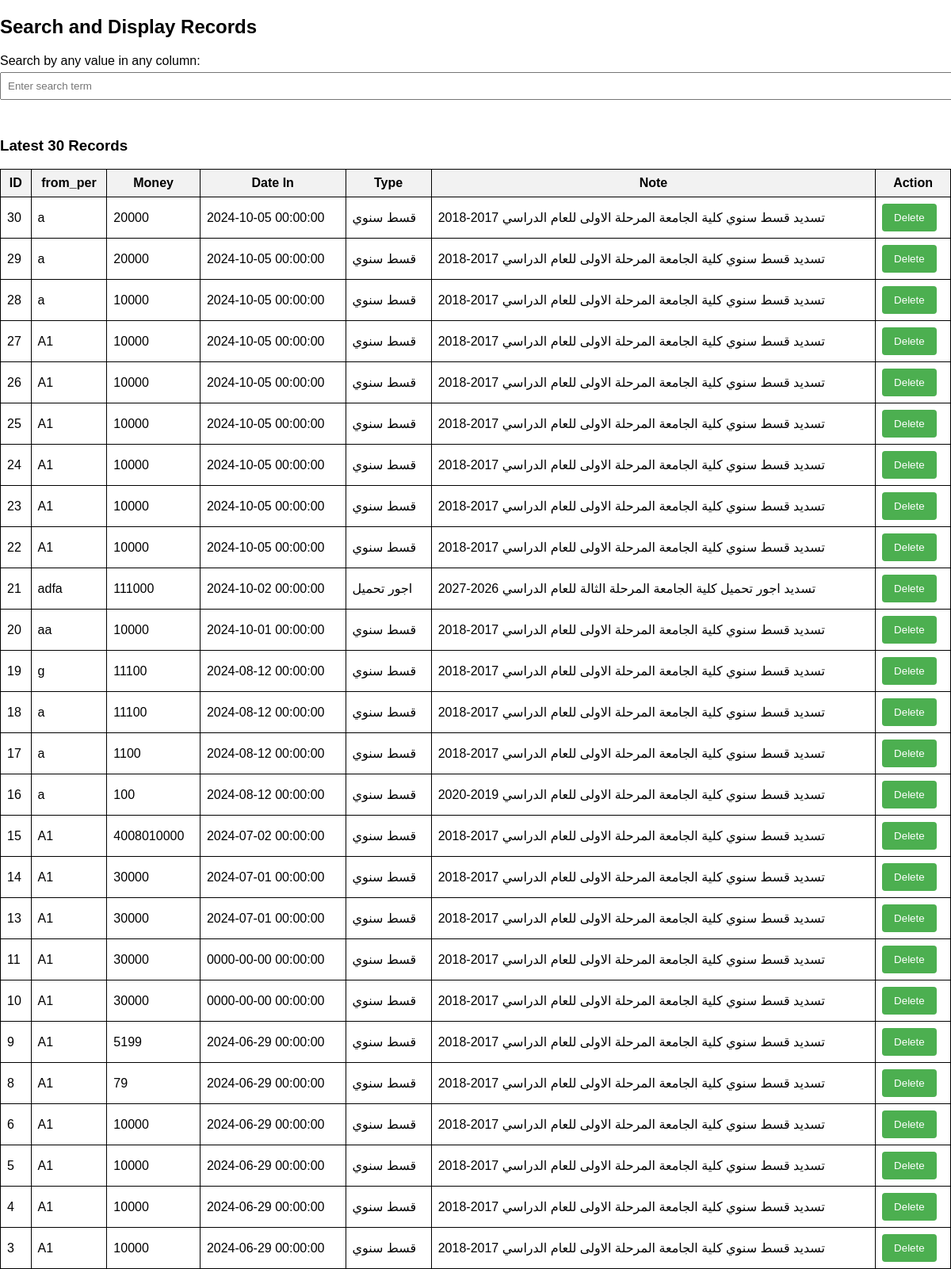
Page /accounts/view/daily_record_edit_search.php on the committed database.
### tables this page shows
CREATE TABLE `daily_record` (
  `id_dc` int(11) NOT NULL,
  `number` float DEFAULT NULL,
  `money` float DEFAULT NULL,
  `data_in` datetime DEFAULT NULL,
  `type` text DEFAULT NULL,
  `date_ac` datetime DEFAULT NULL,
  `note` text DEFAULT NULL,
  `from_per` text DEFAULT NULL,
  `write_mo` text DEFAULT NULL,
  `id_u` float DEFAULT NULL,
  `name` text DEFAULT NULL,
  `id_col` float DEFAULT NULL,
  `id_s` float DEFAULT NULL,
  `e_number` text DEFAULT NULL,
  `e_date` varchar(255) DEFAULT NULL,
  `type_of_receipt` int(11) DEFAULT NULL,
  `year_r` varchar(50) DEFAULT NULL,
  `in_number` varchar(50) DEFAULT NULL,
  `in_date` datetime DEFAULT NULL,
  `in_amount` varchar(50) DEFAULT NULL,
  `adder_name` varchar(255) DEFAULT NULL,
  `added_date` datetime DEFAULT NULL,
  `updater_name` varchar(255) DEFAULT NULL,
  `updated_date` datetime DEFAULT NULL
);

### accounts/view/daily_record_edit_search.php (the view, shortened to what this page needs)
<!DOCTYPE html>
<html>
<head>
<link rel="stylesheet" href="../css/style.css">
</head>
<body>
    <h2>Search and Display Records</h2>
    <label>Search by any value in any column:</label>
    <input type="text" id="search_term" name="search_term" placeholder="Enter search term">
    <br><br>
    <h3>Latest 30 Records</h3>
    <div id="search_results">
        <?php
        $servername = "localhost";
        $username = "root";
        $password = "";
        $dbname = "accounting";
        $conn = new mysqli($servername, $username, $password, $dbname);
        $sql = "SELECT * FROM daily_record ORDER BY added_date DESC LIMIT 30";
        $result = $conn->query($sql);
        if ($result->num_rows > 0) {
            echo "<table>";
            echo "<tr><th>ID</th><th>from_per</th><th>Money</th><th>Date In</th><th>Type</th><th>Note</th><th>Action</th></tr>";
            while ($row = $result->fetch_assoc()) {
                echo "<tr>";
                echo "<td>".$row['id_dc']."</td>";
                echo "<td>".$row['from_per']."</td>";
                echo "<td>".$row['money']."</td>";
                echo "<td>".$row['data_in']."</td>";
                echo "<td>".$row['type']."</td>";
                echo "<td>".$row['note']."</td>";
                echo "<td><button class='delete-btn' data-id='".$row['id_dc']."'>Delete</button></td>";
                echo "</tr>";
            }
            echo "</table>";
        } else {
            echo "0 results";
        }
        ?>
    </div>
</body>
</html>

### accounts/css/style.css (style rules this page uses)
body { font-family: Arial, sans-serif; margin: 0; padding: 0; }
label { display: block; margin-bottom: 5px; }
input { width: 100%; padding: 8px; margin-bottom: 10px; }
button { background-color: #4CAF50; color: white; padding: 10px 15px; border: none; border-radius: 4px; cursor: pointer; }

### accounts/view/daily_record_edit_search.php (style rules this page uses)
table { border-collapse: collapse; width: 100%; }
table, th, td { border: 1px solid black; padding: 8px; }
th { background-color: #f2f2f2; }

### rows in the picture
daily_record: id_dc "30", from_per "a", money "20000", data_in "2024-10-05 00:00:00", type "قسط سنوي", note "تسديد قسط سنوي كلية الجامعة المرحلة الاولى للعام الدراسي 2017-2018"
daily_record: id_dc "29", from_per "a", money "20000", data_in "2024-10-05 00:00:00", type "قسط سنوي", note "تسديد قسط سنوي كلية الجامعة المرحلة الاولى للعام الدراسي 2017-2018"
daily_record: id_dc "28", from_per "a", money "10000", data_in "2024-10-05 00:00:00", type "قسط سنوي", note "تسديد قسط سنوي كلية الجامعة المرحلة الاولى للعام الدراسي 2017-2018"
daily_record: id_dc "27", from_per "A1", money "10000", data_in "2024-10-05 00:00:00", type "قسط سنوي", note "تسديد قسط سنوي كلية الجامعة المرحلة الاولى للعام الدراسي 2017-2018"
daily_record: id_dc "26", from_per "A1", money "10000", data_in "2024-10-05 00:00:00", type "قسط سنوي", note "تسديد قسط سنوي كلية الجامعة المرحلة الاولى للعام الدراسي 2017-2018"
daily_record: id_dc "25", from_per "A1", money "10000", data_in "2024-10-05 00:00:00", type "قسط سنوي", note "تسديد قسط سنوي كلية الجامعة المرحلة الاولى للعام الدراسي 2017-2018"
daily_record: id_dc "24", from_per "A1", money "10000", data_in "2024-10-05 00:00:00", type "قسط سنوي", note "تسديد قسط سنوي كلية الجامعة المرحلة الاولى للعام الدراسي 2017-2018"
daily_record: id_dc "23", from_per "A1", money "10000", data_in "2024-10-05 00:00:00", type "قسط سنوي", note "تسديد قسط سنوي كلية الجامعة المرحلة الاولى للعام الدراسي 2017-2018"
daily_record: id_dc "22", from_per "A1", money "10000", data_in "2024-10-05 00:00:00", type "قسط سنوي", note "تسديد قسط سنوي كلية الجامعة المرحلة الاولى للعام الدراسي 2017-2018"
daily_record: id_dc "21", from_per "adfa", money "111000", data_in "2024-10-02 00:00:00", type "اجور تحميل", note "تسديد اجور تحميل كلية الجامعة المرحلة الثالة للعام الدراسي 2026-2027"
daily_record: id_dc "20", from_per "aa", money "10000", data_in "2024-10-01 00:00:00", type "قسط سنوي", note "تسديد قسط سنوي كلية الجامعة المرحلة الاولى للعام الدراسي 2017-2018"
daily_record: id_dc "19", from_per "g", money "11100", data_in "2024-08-12 00:00:00", type "قسط سنوي", note "تسديد قسط سنوي كلية الجامعة المرحلة الاولى للعام الدراسي 2017-2018"
daily_record: id_dc "18", from_per "a", money "11100", data_in "2024-08-12 00:00:00", type "قسط سنوي", note "تسديد قسط سنوي كلية الجامعة المرحلة الاولى للعام الدراسي 2017-2018"
daily_record: id_dc "17", from_per "a", money "1100", data_in "2024-08-12 00:00:00", type "قسط سنوي", note "تسديد قسط سنوي كلية الجامعة المرحلة الاولى للعام الدراسي 2017-2018"
daily_record: id_dc "16", from_per "a", money "100", data_in "2024-08-12 00:00:00", type "قسط سنوي", note "تسديد قسط سنوي كلية الجامعة المرحلة الاولى للعام الدراسي 2019-2020"
daily_record: id_dc "15", from_per "A1", money "4008010000", data_in "2024-07-02 00:00:00", type "قسط سنوي", note "تسديد قسط سنوي كلية الجامعة المرحلة الاولى للعام الدراسي 2017-2018"
daily_record: id_dc "14", from_per "A1", money "30000", data_in "2024-07-01 00:00:00", type "قسط سنوي", note "تسديد قسط سنوي كلية الجامعة المرحلة الاولى للعام الدراسي 2017-2018"
daily_record: id_dc "13", from_per "A1", money "30000", data_in "2024-07-01 00:00:00", type "قسط سنوي", note "تسديد قسط سنوي كلية الجامعة المرحلة الاولى للعام الدراسي 2017-2018"
daily_record: id_dc "11", from_per "A1", money "30000", data_in "0000-00-00 00:00:00", type "قسط سنوي", note "تسديد قسط سنوي كلية الجامعة المرحلة الاولى للعام الدراسي 2017-2018"
daily_record: id_dc "10", from_per "A1", money "30000", data_in "0000-00-00 00:00:00", type "قسط سنوي", note "تسديد قسط سنوي كلية الجامعة المرحلة الاولى للعام الدراسي 2017-2018"
daily_record: id_dc "9", from_per "A1", money "5199", data_in "2024-06-29 00:00:00", type "قسط سنوي", note "تسديد قسط سنوي كلية الجامعة المرحلة الاولى للعام الدراسي 2017-2018"
daily_record: id_dc "8", from_per "A1", money "79", data_in "2024-06-29 00:00:00", type "قسط سنوي", note "تسديد قسط سنوي كلية الجامعة المرحلة الاولى للعام الدراسي 2017-2018"
daily_record: id_dc "6", from_per "A1", money "10000", data_in "2024-06-29 00:00:00", type "قسط سنوي", note "تسديد قسط سنوي كلية الجامعة المرحلة الاولى للعام الدراسي 2017-2018"
daily_record: id_dc "5", from_per "A1", money "10000", data_in "2024-06-29 00:00:00", type "قسط سنوي", note "تسديد قسط سنوي كلية الجامعة المرحلة الاولى للعام الدراسي 2017-2018"
daily_record: id_dc "4", from_per "A1", money "10000", data_in "2024-06-29 00:00:00", type "قسط سنوي", note "تسديد قسط سنوي كلية الجامعة المرحلة الاولى للعام الدراسي 2017-2018"
daily_record: id_dc "3", from_per "A1", money "10000", data_in "2024-06-29 00:00:00", type "قسط سنوي", note "تسديد قسط سنوي كلية الجامعة المرحلة الاولى للعام الدراسي 2017-2018"
